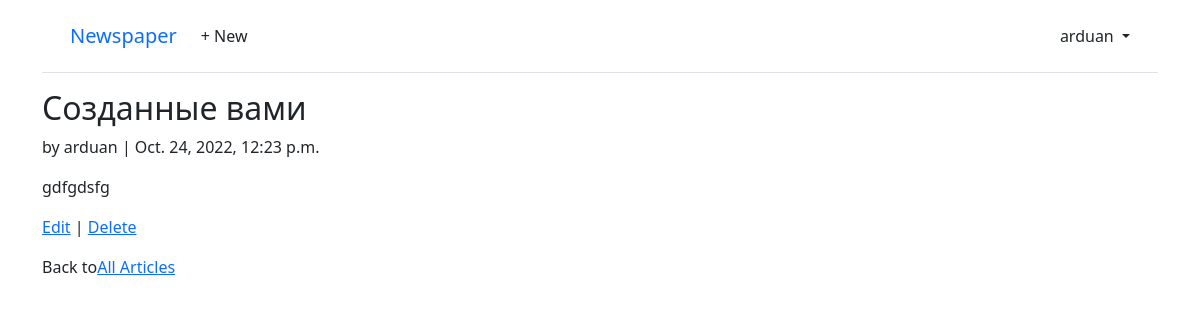
Page /articles/5/ (signed in) on the earlier database version.
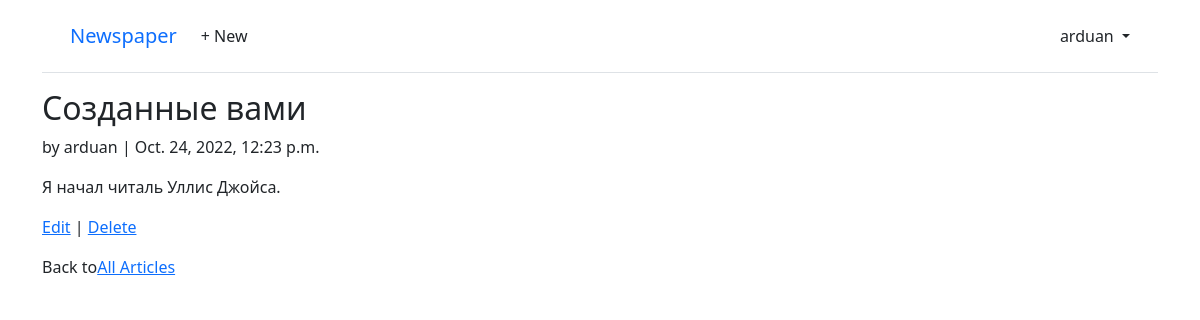
Same page on the later database version.
### articles/models.py (models this page shows, shortened)
class Article(models.Model):
    title = models.CharField(max_length=255)
    body = models.TextField()
    date = models.DateTimeField(auto_now_add=True)
    author = models.ForeignKey(
        settings.AUTH_USER_MODEL,
        on_delete=models.CASCADE,
    )

### users/models.py (models this page shows)
class CustomUser(AbstractUser):
    age = models.PositiveIntegerField(default=0)

### articles/views.py (the view)
# urls.py: path("<int:pk>/", ArticleDetailView.as_view(), name="article_detail"),
class ArticleDetailView(LoginRequiredMixin, DetailView):
    model = models.Article
    template_name = 'article_detail.html'
    login_url = 'login'

### templates/article_detail.html
{% extends 'base.html' %}
{% block content %}
    <div class="article-entry">
    <h2>{{ object.title }}</h2>
    <p>by {{ object.author }} | {{ object.date }}</p>
    <p>{{ object.body }}</p>
    </div>
    <p><a href="{% url 'article_edit' article.pk %}">Edit</a> | <a href="{% url 'article_delete' article.pk %}">Delete</a></p>
    <p>Back to<a href="{% url 'article_list' %}">All Articles</a></p>
{% endblock content %}

Differences in the rows shown:
changed Article "Созданные вами": body "gdfgdsfg" → "Я начал читаль Уллис Джойса."
